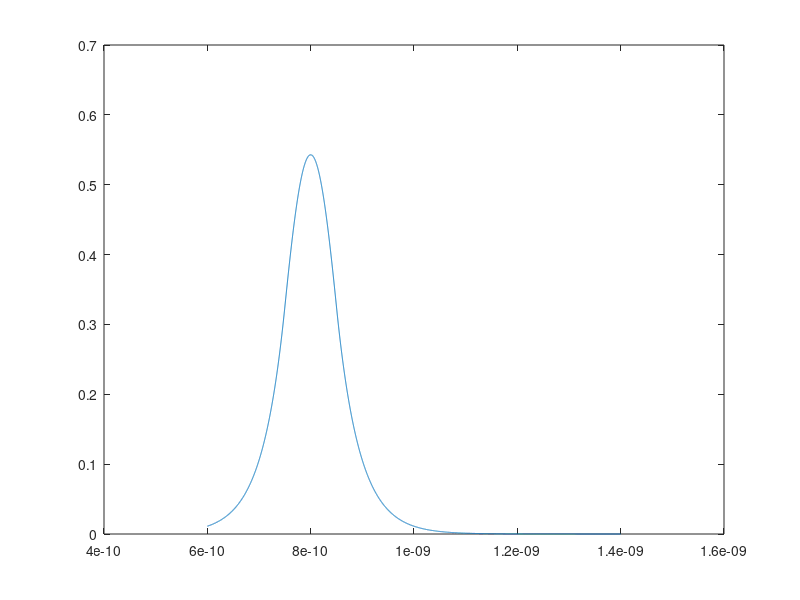

This figure's MATLAB source:
U = -1.922*(10^(-18));%eV
E = -7.718*(10^(-19));%eV
m = 9.10*10^(-31);%Kg
L = 1*10^(-10);%m
hbar = 1.054*10^(-34);%eV*s
lambda = sqrt(-2*m*E/(hbar^2));
k = sqrt(2*m*(E-U)/(hbar^2));
ee = exp(-lambda*L/2);
ss = sin(k*L/2);
cc = cos(k*L/2);
mat = [ee,0,ss,-cc;...
    0,ee,-ss,-cc;...
    lambda*ee*10^(-10),0,-k*cc*10^(-10),-k*ss*10^(-10);...
    0,-lambda*ee*10^(-10),-k*cc*10^(-10),k*ss*10^(-10);];
A1 = 1;
A2 = A1*(1+(tan(k*L/2))^2)/(2*(lambda/k)*tan(k*L/2)+...
    1-(tan(k*L/2))^2);
C = (ee*(A1+A2))/(2*cc);
B = (ee*(A2-A1))/(2*ss);
xi = 8*10^(-10);
x = (6*10^(-10):0.001*10^(-10):14*10^(-10));

outLeft=exp(lambda.*(x-xi));

fun = @(x) (exp(lambda.*(x-xi))).^2;
N1 = sqrt(integral(fun,0,xi-(L/2)))
a = trapz(x,((1/3.8005e-06)*exp(lambda.*(x-xi))).^2)
outRight=exp(-lambda.*(x-xi));
in=(B.*sin(k.*(x-xi))+C.*cos(k.*(x-xi)));

phi1_1=outLeft(find(x<(xi-L/2)));
phi1_2=in(find(x>=(xi-L/2) & x<=(xi+L/2)));
phi1_3=outRight(find(x>(xi+L/2)));
phi1=[phi1_1,phi1_2,phi1_3];
figure(3)
plot(x,phi1.^2);